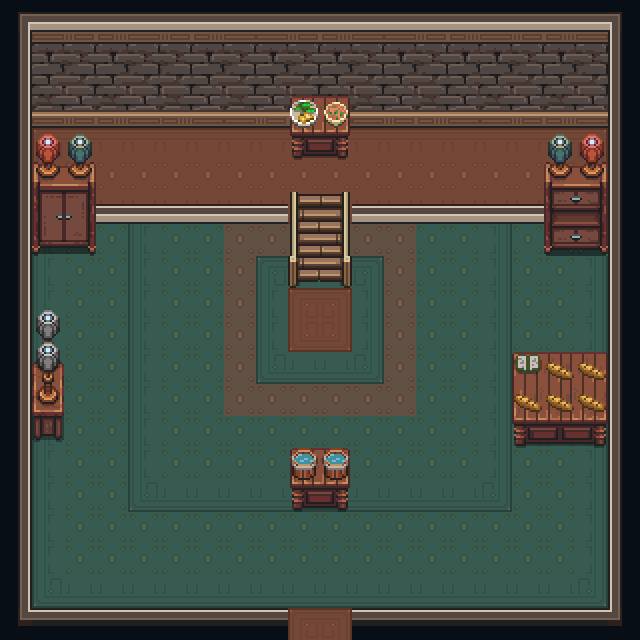

This game map was drawn from its Tiled (.tmx) file and the tilesets committed beside it. A one-line description and the trimmed map source follow:
An orthogonal 20x20 tile map with 32x32 px tiles, 6 tile layers (Floor, Walls, Stairs, Furniture, ...), 3 tilesets and 9 objects (2x holyBread, ironClawExterior, holyLights, prayerBook, cabinet2, ...).

<map version="1.10" tiledversion="1.11.0" orientation="orthogonal" renderorder="right-down" width="20" height="20" tilewidth="32" tileheight="32" infinite="0" nextlayerid="10" nextobjectid="17">
 <tileset firstgid="1" source="../TSX/CLT_Buildings.tsx" />
 <tileset firstgid="4454" source="../TSX/CL_Buildings.tsx" />
 <tileset firstgid="5889" source="../TSX/CL_Crafting.tsx" />
 <layer id="1" name="Floor" width="20" height="20" locked="1">
  <data>[400 cells, 400 non-empty, 19 distinct tile ids]</data>
 </layer>
 <layer id="2" name="Walls" width="20" height="20">
  <properties>
   <property name="solid" type="bool" value="true" />
  </properties>
  <data>[400 cells, 144 non-empty, 33 distinct tile ids]</data>
 </layer>
 <layer id="4" name="Stairs" width="20" height="20" locked="1">
  <data>[400 cells, 6 non-empty, 6 distinct tile ids]</data>
 </layer>
 <layer id="5" name="Furniture" width="20" height="20" locked="1">
  <properties>
   <property name="solid" type="bool" value="true" />
  </properties>
  <data>[400 cells, 32 non-empty, 28 distinct tile ids]</data>
 </layer>
 <layer id="7" name="Furniture3" width="20" height="20" locked="1">
  <data>[400 cells, 3 non-empty, 3 distinct tile ids]</data>
 </layer>
 <layer id="6" name="Furniture2" width="20" height="20" locked="1">
  <data>[400 cells, 30 non-empty, 18 distinct tile ids]</data>
 </layer>
 <objectgroup id="9" name="Objects" visible="0" locked="1">
  <object id="4" name="ironClawExterior" x="286.69" y="633.263" width="62.1287" height="5.9883">
   <properties>
    <property name="leave" type="bool" value="true" />
   </properties>
  </object>
  <object id="7" name="holyLights" x="31.4386" y="309.895" width="33.6842" height="133.24" />
  <object id="9" name="prayerBook" x="503.018" y="345.825" width="41.1696" height="35.9298" />
  <object id="10" name="holyBread" x="509.006" y="384.749" width="102.55" height="51.6491" />
  <object id="11" name="holyBread" x="545.684" y="340.585" width="72.6082" height="46.4094" />
  <object id="12" name="cabinet2" x="546.433" y="134.737" width="60.6316" height="113.778" />
  <object id="13" name="cabinet1" x="30.6901" y="131.743" width="66.6199" height="125.754" />
  <object id="15" name="altar" x="283.696" y="88.3275" width="71.8596" height="77.0994" />
  <object id="16" name="laverOfWashing" x="285.193" y="442.386" width="69.614" height="71.1111" />
 </objectgroup>
</map>
